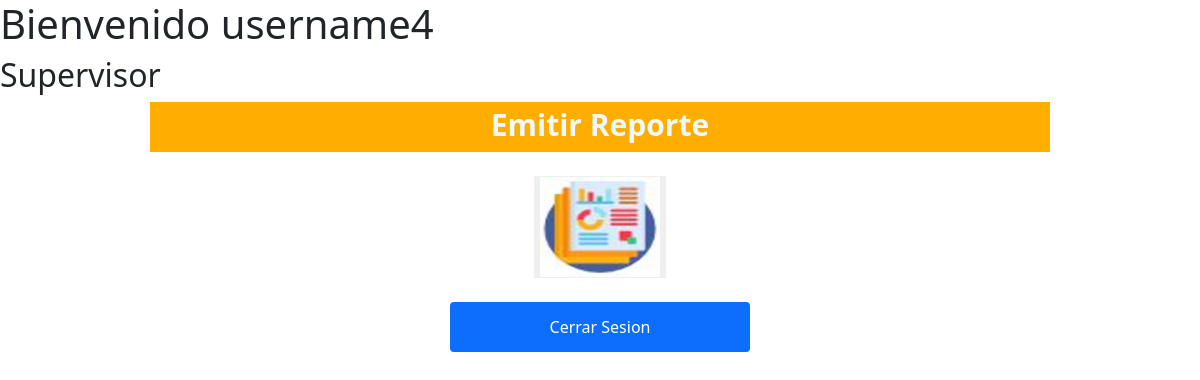
The page /Shared/getBienvenida.php (signed in) on the database its author committed.
### tables this page shows
CREATE TABLE `privilegios` (
  `idprivilegio` int(11) NOT NULL,
  `titulo` varchar(50) NOT NULL,
  `directorio` varchar(150) NOT NULL,
  `imagen` varchar(100) NOT NULL
);

### Models/Conexion.php (called while the page is built)
<?php
	class Conexion {
		public static function Conectar() {
			try {
				$conexion = new PDO('mysql:host=localhost; dbname=affarex2', 'root', '123456789');
				$conexion->setAttribute(PDO::ATTR_ERRMODE, PDO::ERRMODE_EXCEPTION);
				$conexion->exec("SET CHARACTER SET UTF8");
			} catch (Exception $error) {
				die("Error: " . $error->getMessage());
				echo "Error en la línea " . $error->getLine();
			}
			return $conexion;
		}
	}
?>

### Models/CE_UsuarioPrivilegio.php (called while the page is built, shortened)
<?php
    require_once ("Conexion.php");
    class CE_UsuarioPrivilegio extends Conexion {
		public function ObtenerPrivilegios($email)
		{
			$consulta = $this->Conectar()->query("SELECT P.titulo, P.imagen, P.directorio FROM usuarios U, privilegios P, roles R, rol_privilegio RP WHERE U.email = '$email' AND U.idrol = R.idrol AND R.idrol = RP.idrol AND P.idprivilegio = RP.idprivilegio");
			$privilegios = array();
			while ($filas = $consulta->fetch(PDO::FETCH_ASSOC))
			{
				$privilegios[] = $filas;
			}
			return $privilegios;
		}
    }
?>

### moduloSeguridad/CI_Bienvenida.php (the view, shortened to what this page needs)
<?php
    class CI_Bienvenida {
      public static function BienvenidaShow($listaPrivilegios)
      {
?>
          <!doctype html>
          <html lang="es">
          <head>
              <link rel="stylesheet" href="https://stackpath.bootstrapcdn.com/bootstrap/5.0.0-alpha1/css/bootstrap.min.css">
              <link rel="stylesheet" href="../Shared/css/style.css" />
          </head>
          <body>
              <div>
                  <h1>Bienvenido <?php echo $_SESSION['nombre']; ?></h1>
                  <h2><?php echo $_SESSION['rol']; ?></h2>
              </div>
          <?php
              foreach ($listaPrivilegios as $registro)
              {
          ?>
                  <nav class="navbar-nav ml-auto">
                      <div class="container-fluid">
                          <div class="textnavbar">
                              <a><?php echo $registro['titulo']; ?></a>
                          </div>
                      </div>
                  </nav><br>
                  <form action="<?php echo $registro['directorio'] ?>" method="POST">
                      <div class="gestion">
                          <button type="submit" name="<?php echo "btn".str_replace(' ','',$registro['titulo']); ?>" id="<?php echo "btn".str_replace(' ','',$registro['titulo']); ?>" style="border: 0px;"><img src="../Shared/img/<?php echo $registro['imagen']; ?>"></button>
                      </div>
                  </form><br>
          <?php
              }
          ?>
            <div class="padre">
                <form action="../Shared/CerrarSesion.php">
                    <button type="submit" class="btn btn-primary" name="btncerrarsesion" id="btncerrrasesion">Cerrar Sesion</button>
                </form>
            </div>
          </body>
          </html>
<?php
      }
}
?>

### Shared/css/style.css (style rules this page uses)
.btn { border:0px; width:300px; height:50px; }
.container-fluid { background-color: rgb(255, 174, 0); font-size:center; width:900px; height:50px; }
.textnavbar { text-align: center; color: aliceblue; font-size: 30px; font-weight: bold; }
.gestion { text-align: center; }
.padre { text-align: center; }

### rows shown on the page
privilegios: titulo "Emitir Reporte", imagen (picture)

### other values the page prints
$_SESSION['rol'] "Supervisor"
